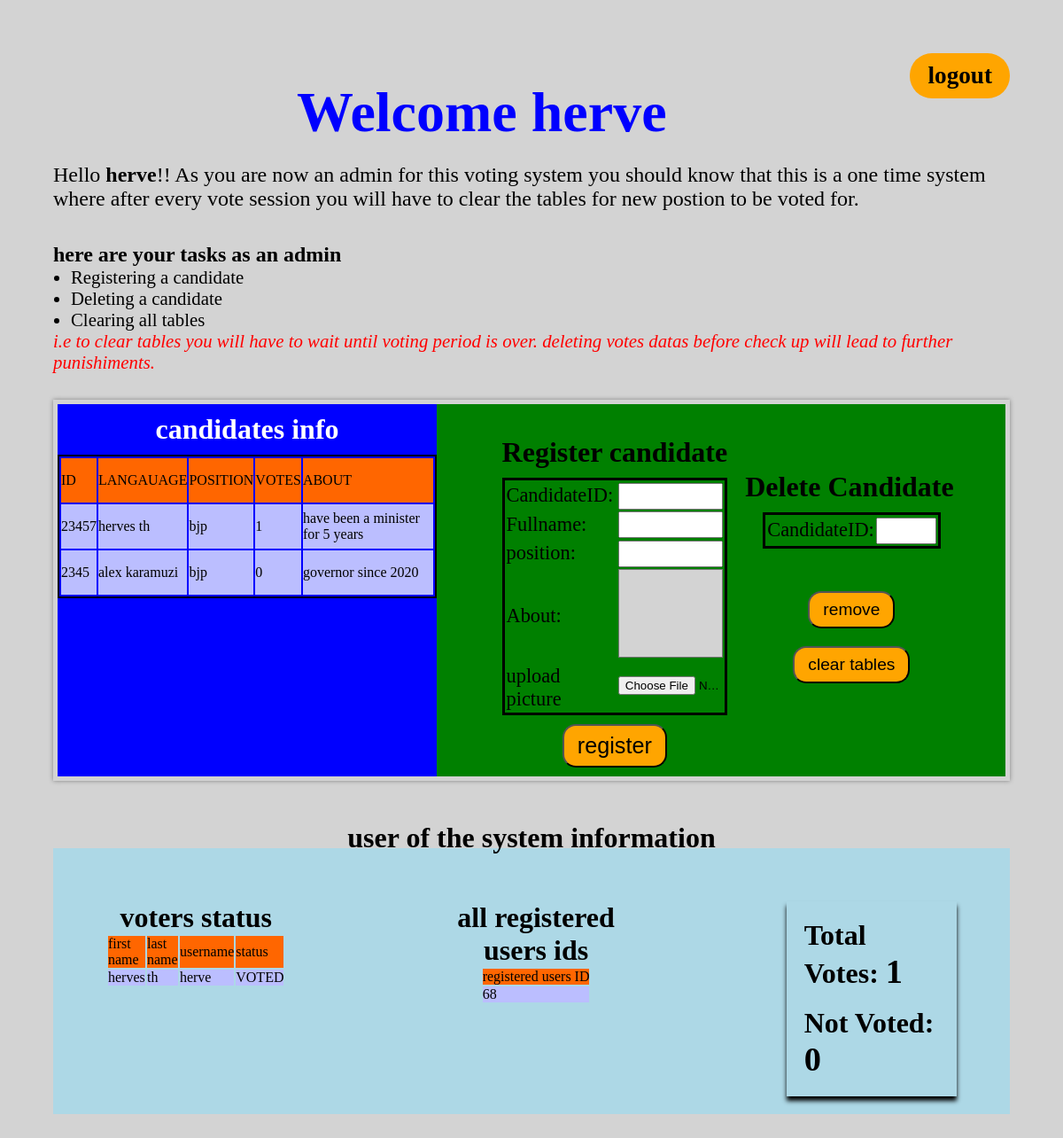
Screenshot of /admin/adminDashboard.php (signed in) with the database file from the repository.
### tables this page shows
CREATE TABLE `candidates` (
  `lan_id` int(100) NOT NULL,
  `fullname` varchar(50) NOT NULL,
  `position` varchar(255) NOT NULL,
  `about` varchar(1000) NOT NULL,
  `photo` varchar(1) NOT NULL,
  `votecount` int(9) NOT NULL
);

CREATE TABLE `voters` (
  `firstname` varchar(100) NOT NULL,
  `lastname` varchar(100) NOT NULL,
  `username` varchar(100) NOT NULL,
  `status` varchar(10) NOT NULL DEFAULT 'NOTVOTED',
  `voted` varchar(255) DEFAULT NULL
);

CREATE TABLE `loginusers` (
  `id` int(200) NOT NULL,
  `username` varchar(100) NOT NULL,
  `password` varchar(100) NOT NULL,
  `rank` varchar(80) NOT NULL DEFAULT 'voter',
  `status` varchar(10) NOT NULL DEFAULT 'ACTIVE'
);

### admin/lan_view.php (the view, shortened to what this page needs)
<div class="candtable">
<?php
include "connection.php";
$member = mysqli_query($con, 'SELECT * FROM candidates' );
if (mysqli_num_rows($member)== 0 ) {
	echo '<font color="red">No results found</font>';
}
else {
	echo '<center><table id="candidates"><tr bgcolor="#FF6600">
<td >ID</td>
<td >LANGAUAGE</td>
<td >POSITION</td>
<td >VOTES</td>
<td style="width: 200px">ABOUT</td>
</tr>';
while($mb=mysqli_fetch_object($member))
		{
			$id=$mb->lan_id;
			$name=$mb->fullname;
			$position=$mb->position;
			$vote=$mb->votecount;
			$about=$mb->about;
			echo '<tr bgcolor="#BBBEFF">';
	echo '<td>'.$id.'</td>';
	echo '<td>'.$name.'</td>';
	echo '<td>'.$position.'</td>';
	echo '<td>'.$vote.'</td>';
	echo '<td>'.$about.'</td>';
	echo "</tr>";
		}
		echo'</table></center>';
	}
?></div>

### admin/adminDashboard.php (shortened to what this page needs)
<!DOCTYPE html>
<html lang="en">
<head>
</head>
<body>
<a href="../index.php">logout</a>
<div class="descrcontent">
<h4> Welcome <?php echo $_SESSION['SESS_NAME']; ?> </h4>
<p class="hp">Hello <b> <?php echo $_SESSION['SESS_NAME']; ?></b>!! As you are now an  admin for this voting system
 you should know that this is a one time system where after every vote
 session you will have to clear the tables for new postion to be voted for.</p>
<br><br> <h3>here are your tasks as an admin</h3>
<ul>
    <li>Registering a candidate</li>
    <li>Deleting a candidate</li>
    <li>Clearing all tables</li>
</ul>
<p class="note">i.e to clear tables you will have to wait until voting period is over.
    deleting votes datas before check up will lead to further punishiments.
</p>
</div>
<div class="container">
<div class="candds"><center><h2>candidates info</h2></center>
<?php
include "lan_view.php";
?>
</div>
<div class="managediv">
<div class="register">
<?php
include "registercandidate.php" ;
?>
</div>
<div class="removecandidate">
     <h3>Delete Candidate</h3>
    <form action="removecandidate.php" method="post" id="rform">
        <table>
            <tr>
                <td> CandidateID:</td>
                <td><input type="text" name="id" value="" /></td>
            </tr>
        </table>
        <br>
        <center><input style="margin-top: 20px; font-size: 1.2rem" type="submit" name="submit" value="remove" id="register"  /></center>
        <center><input style="margin-top: 20px; font-size: 1.2rem" type="submit" name="clear" value="clear tables" id="reg" class=" reg"/></center>
    </form>
</div>
</div>
</div>
<br>
<br>
<div class="votersstatus">
<div class="users">
<?php
include "viewusers.php";
?>
</div>
</div>
</body>
</html>

### admin/registercandidate.php (shortened to what this page needs)
<br>
<br>
<center>
<legend> <h3> Register candidate</h3></legend> </center>
<center><font size="4" >
<form action= "reg_validationAdmin.php" method= "post" id="myform" >
    <table style="width: 100%">
        <tr>
            <td><lable>CandidateID:</lable></td>
            <td><lable><input type="text" name="id" value="" /></lable></td>
        </tr>
        <tr>
            <td><label for="">Fullname: </label></td>
            <td><input type="text" name="fullname" value="" /></td>
        </tr>
        <tr>
            <td><label for="">position: </label></td>
            <td><input type="text" name="position" value="" /></td>
        </tr>
        <tr>
            <td><label for="">About: </label></td>
            <td><textarea type="text" oninput="limitwords()" name="info" value="" id="textarea"cols="4" rows="5" place-holder="insert candidate info"></textarea></td>
        </tr>
        <tr>
            <td><label for="">upload picture</label></td>
            <td><input type="file"></td>
        </tr>
    </table>
<input type="submit" name="submit" value="register" id="register" />
</form>
</font>
</center>

### admin/viewusers.php (shortened to what this page needs)
<div class="users">
<h1 style="display: block">user of the system information</h1>
<?php
include "connection.php";
$member = mysqli_query($con, 'SELECT * FROM voters' );
if (mysqli_num_rows($member)== 0 ) {
	echo '<font color="red">No results found</font>';
}
else {
	echo '<center>
    <div>
    <h2>voters status</h2>
    </div>
<table class="tables"><tr bgcolor="#FF6600">
<td fontsize="16">first name</td>
<td >last name</td>
<td >username</td>
<td >status</td>
</tr>';
while($mb=mysqli_fetch_object($member))
		{
			$fname=$mb->firstname;
			$lname=$mb->lastname;
			$username=$mb->username;
			$status=$mb->status;
			echo '<tr bgcolor="#BBBEFF">';
	echo '<td>'.$fname.'</td>';
	echo '<td>'.$lname.'</td>';
	echo '<td>'.$username.'</td>';
	echo '<td>'.$status.'</td>';
	echo "</tr>";
		}
		echo'</table></center>';
	}
?>
<?php
include "connection.php";
$member = mysqli_query($con, 'SELECT * FROM loginusers' );
if (mysqli_num_rows($member)== 0 ) {
	echo '<font color="red">No results found. there are no registered users yet</font>';
}
else {
	echo '<center>
<div>
<h2>all registered users ids</h2>
</div>
<table class="tables">
<tr bgcolor="#FF6600">
<td >registered users ID</td>
</tr>';
while($mb=mysqli_fetch_object($member))
		{
			$vid=$mb->id;
			echo '<tr bgcolor="#BBBEFF">';
	echo '<td>'.$vid.'</td>';
		}
		echo'</table></center>';
	}
?>
<div class="vote_numbers">
<?php
$sql = "SELECT COUNT('votes') AS vote_count FROM voters WHERE status='voted'";
$result = mysqli_query($con, $sql);
if ($result) {
  $row = mysqli_fetch_assoc($result);
  $voteCount = $row['vote_count'];
  echo "<h2>Total Votes: <big>$voteCount</big> </h2>" ;
} else {
  echo "Error: " . mysqli_error($con);
}
?>
<br>
<?php
$sql = "SELECT COUNT('votes') AS not_Voted FROM voters WHERE status='NOTVOTED'";
$result = mysqli_query($con, $sql);
if ($result) {
  $row = mysqli_fetch_assoc($result);
  $voteCount = $row['not_Voted'];
  echo "<h2 class='h2'>Not Voted: <big>$voteCount</big></h2> " ;
} else {
  echo "Error: " . mysqli_error($con);
}
?>
</div>
</div>

### admin/adminDashboard.php (style rules this page uses)
* { box-sizing: border-box; padding: 0; margin: 0; }
body { width: 100%; padding: 5%; background: lightgrey; }
h3 { font-size: 2rem; }
a { background: orange; text-decoration: none; transition: .4s; padding:10px 20px; font-size: 1.7rem; border-radius: 25px; color: black; font-weight: bold; float: right; }
.hp { font-size: 1.5rem; }
.descrcontent { width: 100%; height: auto; margin: 30px 0; }
.descrcontent h4 { font-size: 4rem; text-align: center; color: blue; margin-bottom: 20px; }
.descrcontent h3 { font-size: 1.5rem; }
.descrcontent ul { width: 100%; font-size: 1.3em; padding-left: 20px; }
.container { display: flex; width: 100%; padding: 5px; box-shadow: 0px 0px 5px grey; }
.managediv { background: green; display: flex; justify-content: space-around; align-items: center; width: 60%; padding: 0 5% }
.candds { background: blue; width: 40%; }
.candds h2 { font-size: 2rem; color: white; margin: 10px 0; }
.removecandidate { margin-top: -20px; }
#rform table { width: 100%; border: 3px solid black; margin-bottom: 10px; font-size: 1.4rem; }
form table tr { border: 3px solid black; height: 30px; background: green; }
form table tr td input { width: 100%; height: 30px; }
#register { font-size: 1.4em; padding: 8px 15px; border-radius: 15px; background: orange; }
#reg { font-size: 1.4em; padding: 8px 15px; border-radius: 15px; background: orange; }
.note { font-size:1.3em; font-style: italic; color: red; }

### admin/lan_view.php (style rules this page uses)
#candidates { border: 2px solid black; width: 100%; }
#candidates tr { border: 2px solid black; height: 50px; }
#candidates tr td { height: auto; }

### admin/registercandidate.php (style rules this page uses)
form { padding: 10px 20px; }
form table { border: 3px solid black; margin-bottom: 10px; font-size: 1.4rem; }
form table tr { border: 3px solid black; height: 30px; background: green; }
form table tr td input { width: 100%; height: 30px; }
#register { font-size: 1.4em; padding: 8px 15px; border-radius: 15px; background: orange; }
#textarea { width: 100%; height: 100px; resize: none; font-size: 1em; background: lightgrey; }

### admin/viewusers.php (style rules this page uses)
.users { display: flex; justify-content: center; gap: 10rem; padding: 10px 30px; position: relative; margin-top: 40px; background: lightblue; }
.users h1 { position: absolute; top: -80px; font-size: 2em; }
h2 { font-size: 2rem; }
.users .vote_numbers { box-shadow: 0 5px 5px black; padding: 20px; display: flex; flex-direction: column; justify-content: center; align-items: center; }

### rows the page displays
candidates: lan_id "23457", fullname "herves th", position "bjp", votecount "1", about "have been a minister for 5 years"
candidates: lan_id "2345", fullname "alex karamuzi", position "bjp", votecount "0", about "governor since 2020"
voters: firstname "herves", lastname "th", username "herve", status "VOTED"
loginusers: id "68"

### other values shown
$_SESSION['SESS_NAME'] "herve"
$voteCount "1"
$voteCount "0"
